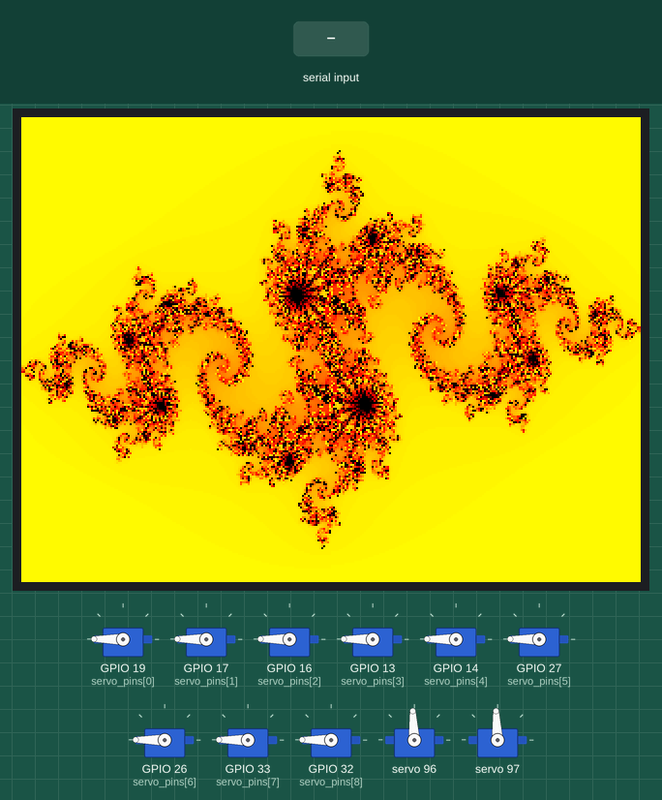
Recording of a program running on a simulated ESP32. On the bench: 320×240 colour display, 11 × servo. The test bench sets the inputs (shaded band). What the program prints to the serial monitor is not drawn.

Above: at 1.8 s.
1.9 s: "setServo 1\n" received over Serial
At 2.7 s:
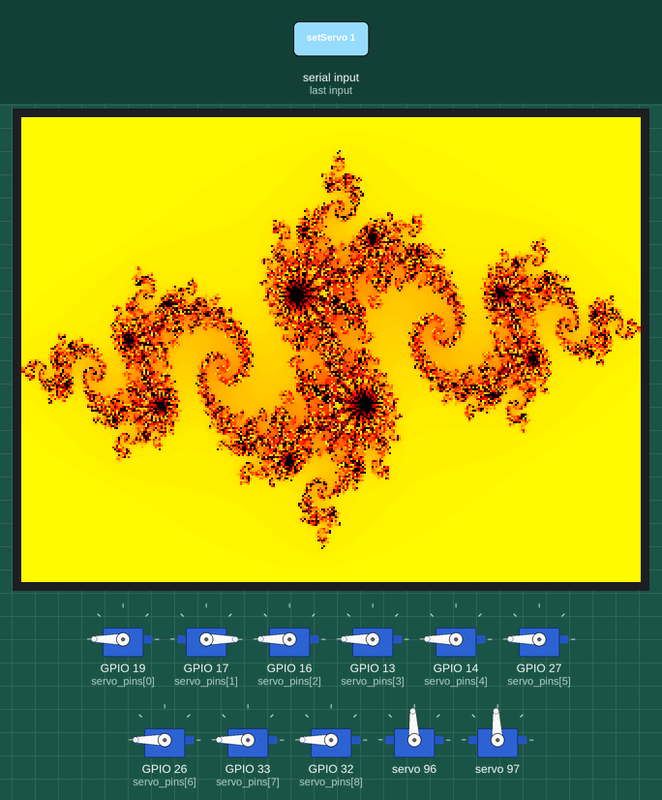
3.4 s: "setServo\n" received over Serial
At 3.9 s:
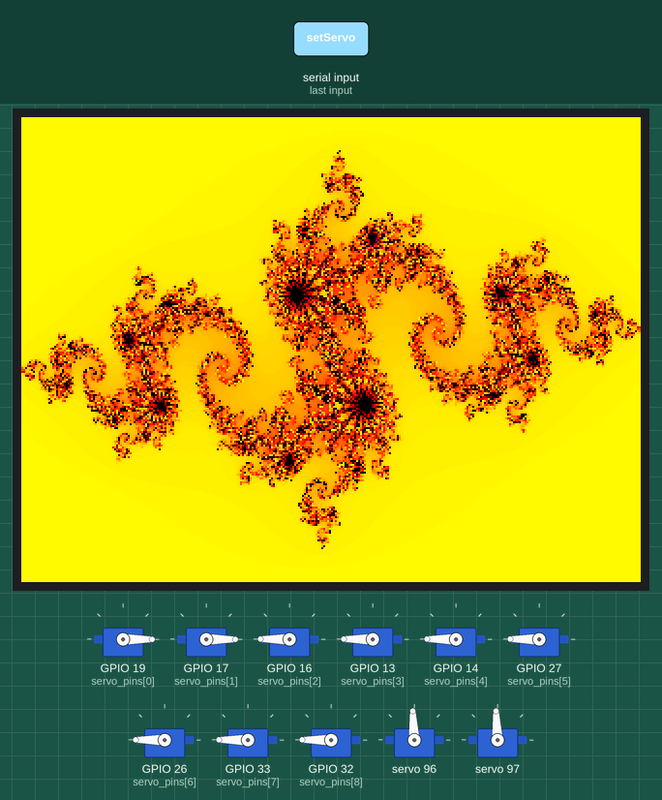
Timing chart, 0 to 6.4 s (numbered marks = the images above; inputs shaded):
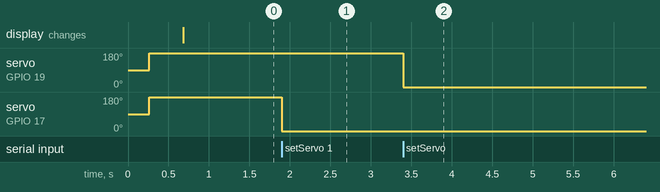

The program:

main.cpp
```cpp
#include "servo_lib.h"
#include <Arduino.h>
#include <TFT_eSPI.h> // Hardware-specific library

TFT_eSPI tft = TFT_eSPI(); // Invoke custom library

const uint16_t MAX_ITERATION = 300; // Nombre de couleurs

#define SCREEN_WIDTH tft.width()   //
#define SCREEN_HEIGHT tft.height() // Taille de l'écran

void draw_Julia(float c_r, float c_i, float zoom)
{

    tft.setCursor(0, 0);
    float new_r = 0.0, new_i = 0.0, old_r = 0.0, old_i = 0.0;

    /* Pour chaque pixel en X */

    for (int16_t x = SCREEN_WIDTH / 2 - 1; x >= 0; x--)
    { // Rely on inverted symettry
        /* Pour chaque pixel en Y */
        for (uint16_t y = 0; y < SCREEN_HEIGHT; y++)
        {
            old_r = 1.5 * (x - SCREEN_WIDTH / 2) / (0.5 * zoom * SCREEN_WIDTH);
            old_i = (y - SCREEN_HEIGHT / 2) / (0.5 * zoom * SCREEN_HEIGHT);
            uint16_t i = 0;

            while ((old_r * old_r + old_i * old_i) < 4.0 && i < MAX_ITERATION)
            {
                new_r = old_r * old_r - old_i * old_i;
                new_i = 2.0 * old_r * old_i;

                old_r = new_r + c_r;
                old_i = new_i + c_i;

                i++;
            }
            /* Affiche le pixel */
            if (i < 100)
            {
                tft.drawPixel(x, y, tft.color565(255, 255, map(i, 0, 100, 255, 0)));
                tft.drawPixel(SCREEN_WIDTH - x - 1, SCREEN_HEIGHT - y - 1, tft.color565(255, 255, map(i, 0, 100, 255, 0)));
            }
            if (i < 200)
            {
                tft.drawPixel(x, y, tft.color565(255, map(i, 100, 200, 255, 0), 0));
                tft.drawPixel(SCREEN_WIDTH - x - 1, SCREEN_HEIGHT - y - 1, tft.color565(255, map(i, 100, 200, 255, 0), 0));
            }
            else
            {
                tft.drawPixel(x, y, tft.color565(map(i, 200, 300, 255, 0), 0, 0));
                tft.drawPixel(SCREEN_WIDTH - x - 1, SCREEN_HEIGHT - y - 1, tft.color565(map(i, 200, 300, 255, 0), 0, 0));
            }
        }
    }
}
void setup()
{
    tft.begin();
    tft.setRotation(1);
    tft.fillScreen(TFT_BLACK);
    tft.setFreeFont(&FreeMono9pt7b);
    initServo();
    Serial.begin(115200);
    for (int i = 0; i < 18; i++)
    {
        setServoEnabled(i, 1);
        setServo(i, 180);
    }
    draw_Julia(-0.8, +0.156, 1.0);
}

void loop()
{
    String input = Serial.readStringUntil('\n');
    // parse using ' ' as delimiter
    int spaceIndex = input.indexOf(' ');
    String command = input.substring(0, spaceIndex);
    int id = input.substring(spaceIndex + 1).toInt();
    spaceIndex = input.indexOf(' ', spaceIndex + 1);
    int pos = input.substring(spaceIndex + 1).toInt();
    if (command == "setServo")
    {
        setServo(id, pos);
        Serial.println("setServo " + String(id) + " to " + String(pos));
    }
    else if (command == "setServoEnabled")
    {
        setServoEnabled(id, pos);
        Serial.println((pos == 1 ? "Enabled" : "Disabled") + String(" servo id ") + String(id));
    }
    // move all servos between 0 and 180 degrees
    // static int deg = 0;
    // for (int i = 0; i < 18; i++)
    // {
    //     setServo(i, deg);
    // }
    // deg += 1;
    // if (deg > 180)
    //     deg = 0;
    // delay(10);
}
```

servo_lib.cpp
```cpp
#include <Arduino.h>
#include <Servo.h>
#include <Wire.h>
#include <Adafruit_PWMServoDriver.h>
#include "servo_lib.h"

Servo servos[9];

int servoEnabled[18] = {0};

Adafruit_PWMServoDriver pwm = Adafruit_PWMServoDriver(0x5F);//Or 0x70

#define USMIN 500     // This is the rounded 'minimum' microsecond length based on the minimum pulse of 150
#define USMAX 1500    // This is the rounded 'maximum' microsecond length based on the maximum pulse of 600
#define SERVO_FREQ 50 // Analog servos run at ~50 Hz updates

void initServo()
{
    for (int i = 0; i < 9; i++)
    {
        servos[i].attach(servo_pins[i]);
    }

    pwm.begin();
    pwm.setPWMFreq(SERVO_FREQ); // Analog servos run at ~50 Hz updates

    for (int i = 0; i < 9; i++)
    {
        pwm.setPWM(i, 0, 0);
    }

    delay(10);
}

void setServo(int id, int pos)
{
    if (!servoEnabled[id])
    {
        return;
    }

    if (id < 9)
    {
        servos[id].write(pos);
    }
    else
    {
        pwm.writeMicroseconds(id - 9, map(pos, 0, 180, USMIN, USMAX));
    }
}

void setServoEnabled(int id, bool enabled)
{
    if (id < 9)
    {
        if (enabled)
        {
            servos[id].attach(servo_pins[id]);
        }
        else
        {
            servos[id].detach();
        }
    }
    else
    {
        if (enabled)
        {
            pwm.writeMicroseconds(id - 9, USMIN);
        }
        else
        {
            pwm.setPWM(id - 9, 0, 0);
        }
    }

    servoEnabled[id] = enabled;
}
```

servo_lib.h
```cpp
const int servo_pins[] = {19, 17, 16, 13, 14, 27, 26, 33, 32};

void initServo();

/// @brief Set servo position
/// @param id ID of servo 0-17
/// @param pos Position of servo 0-180
void setServo(int id, int pos);

/// @brief Set servo enabled
/// @param id ID of servo
/// @param enabled Enabled or disabled
void setServoEnabled(int id, bool enabled);
```

Measured:
- after the input at 1.9 s, servo on GPIO 17 (servo_pins[1]): 180° → 0° at once
- after the input at 3.4 s, servo on GPIO 19 (servo_pins[0]): 180° → 0° at once
